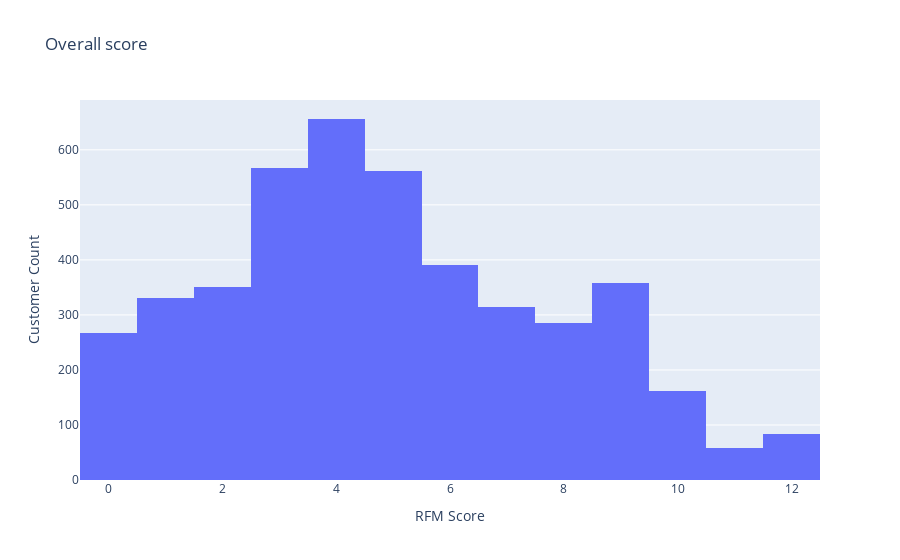

Here is the notebook cell this chart was saved with:
### Code cell
fig = go.Figure(go.Histogram(x=overall_score['Overall Score']))
fig.update_layout(xaxis_title="RFM Score", yaxis_title="Customer Count", title="Overall score")
fig.show()

### Figure 1 — Plotly figure (JSON) as saved in the notebook; plotly's stock layout.template omitted (floating-point values rounded to 4 significant figures; data arrays with more than 128 entries replaced by an {"elided": "..."} marker saying what was removed)
{"data": [{"type": "histogram", "x": {"elided": "4383 int values"}}], "layout": {"autosize": true, "title": {"text": "Overall score"}, "xaxis": {"autorange": true, "range": [-0.5, 12.5], "title": {"text": "RFM Score"}, "type": "linear"}, "yaxis": {"autorange": true, "range": [0, 690.5], "title": {"text": "Customer Count"}}}}
